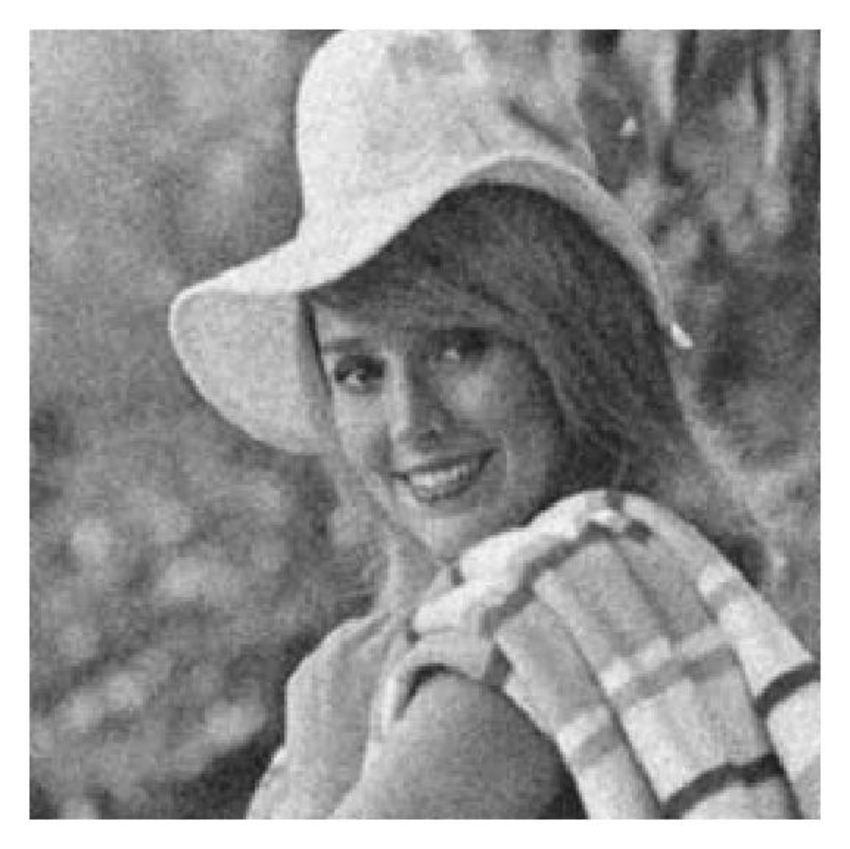
#> input picture noisy image.png, 850 x 849 px, given as the content of the folder dataset/, which was not available
$ jupyter execute --allow-errors Workshop_PCD_1_rev.ipynb   (text cells are left out)
#> lines starting #> are read from the running program, lines starting #| are printed output that depends on the picture; after the words box and inside, x2 and y2 are one past the last pixel; in counts of white or black regions, pixels touching at a corner belong together; pictures that were not available may be replaced by others from this repository, and a replacement may not be noted
[cell 1]
print("Name: Mikail Achmad")
print("ID Number: 24/542370/PA/23026")

[cell 2]
import numpy as np
import matplotlib.pyplot as plt
import os
import cv2
import wget
import zipfile

[cell 3]
wget.download("https://drive.google.com/uc?export=download&id=1IMCE-y6zrE8j4ZE-JwlElN5bhQ8xf_Kf", "dataset.zip")

[cell 4]
zip_path = "dataset.zip"
extract_to = "./"

#> (the rest of this cell did not finish here and is left out)

[cell 5]
def load_image(image_path):
#> called with image_path = '_only/noisy image.png'
  image = cv2.imread(image_path)
#> image is the input picture: shape (849, 850, 3); min 21, max 255, mean 152.2
  if image is None:
    print('Error: Could not load image.')
    return None, None
  Gray = cv2.imread(image_path, cv2.IMREAD_GRAYSCALE)
#> Gray: shape (849, 850); min 21, max 255, mean 152.2
  image = cv2.cvtColor(image,cv2.COLOR_BGR2RGB)
  return image, Gray

[cell 6]
from skimage.feature import hog

# HOG / image params
ORIENTATIONS = 9
PIXELS_PER_CELL = (8, 8)
CELLS_PER_BLOCK = (2, 2)

def extract_hog_features(image_gray):
  features, hog_image = hog(
      image_gray,
      orientations=ORIENTATIONS,
      pixels_per_cell=PIXELS_PER_CELL,
      cells_per_block=CELLS_PER_BLOCK,
      block_norm='L2-Hys',
      visualize=True,
      feature_vector=True
  )
  return features, hog_image

# Ganti ke LBP

[cell 7]
def crop_half_image(img, bottom=True):
#> called with bottom = True
  h = img.shape[0]
#> h = 849
  mid = h // 2
#> mid = 424
  if bottom:
    cropped = img[mid:, :]
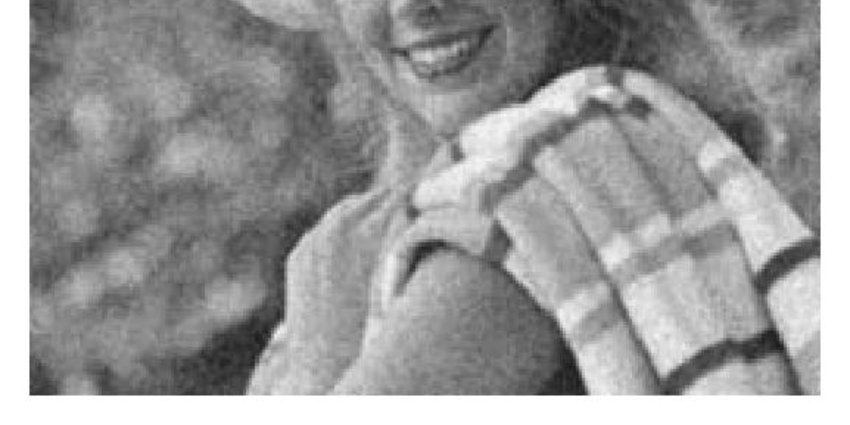
#> cropped: shape (425, 850); min 21, max 255, mean 155.2
  else:
    cropped = img[:mid, :]
  return cropped

[cell 8]
dataset_dir = 'dataset/'
IMAGE_SIZE = (64,64)
X = []
y = []
hog_img =[]
for root, dirs, files in os.walk(dataset_dir):
  print(root, dirs, files)
  for f in files:
    _, image_gray = load_image(os.path.join(root, f))
    img_crop = crop_half_image(image_gray, bottom=True)
    # jika crop menghasilkan area kosong atau sangat kecil, fallback ke citra penuh
    if img_crop is None or img_crop.size == 0 or img_crop.shape[0] < 4 or img_crop.shape[1] < 4:
      img_crop = image_gray # fallback
      # optional: print warning
      print(f"[WARN] Crop menghasilkan area kecil untuk {files}, menggunakan citra penuh.")
    roi_resized = cv2.resize(img_crop, IMAGE_SIZE, interpolation=cv2.INTER_AREA)
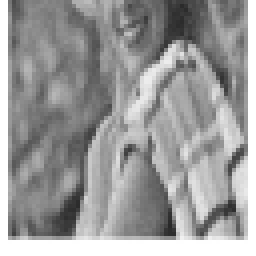
#> roi_resized: shape (64, 64) (shown 4 times larger); min 41, max 255, mean 155.2
    hog_feature, hog_maps = extract_hog_features(roi_resized)
#> in extract_hog_features, `features, hog_image = hog( image_gray, orientations=ORIENTATIONS, pixe..`: features = 1764 values, max 0.438 at index 0, min 0 at index 5, mean 0.129
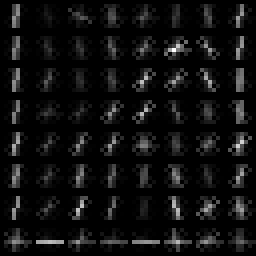
#> hog_maps: shape (64, 64) float64 (shown 4 times larger); min 0, max 60.95, mean 3.8; drawn with min black and max white
#> hog_feature has the same summary as features in extract_hog_features
    if hog_feature is None:
      continue
    hog_img.append(hog_maps)
    X.append(hog_feature)
    if root.split('/')[-1]=="without_mask":
      y.append(0)
    else:
      y.append(1)
# Move array conversion outside the loop
X = np.array(X)
y = np.array(y)
print(f"[INFO] Total sampel fitur: {X.shape[0]}, dimensi fitur: {X.shape[1]}")
#| [INFO] Total sampel fitur: 1, dimensi fitur: 1764
#> call 2 of load_image, with image_path = 'testing/mask1.png'
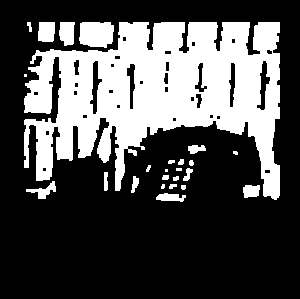
#> input picture salt and pepper Morfologi.png, 300 x 299 px, given in place of mask1.png, which was not available
#> in load_image, image is the input picture: shape (299, 300, 3); 31.5% white; 25 white regions (5 under 20 px), largest, box (x1, y1, x2, y2) and area: (24, 22, 280, 200) 25652, (79, 22, 114, 48) 786, (38, 22, 55, 42) 318

[cell 9]
from sklearn.model_selection import train_test_split

TEST_SIZE = 0.2
RANDOM_STATE = 42

#> (the rest of this cell did not finish here and is left out)

[cell 10]
from skimage import exposure

ncol = 4
nrow = 8
fig, axes = plt.subplots(nrow, ncol, figsize=(10, 2.5*nrow),subplot_kw={'xticks':[], 'yticks':[]})
#> (the rest of this cell did not finish here and is left out)

[cell 11]
from sklearn.preprocessing import StandardScaler
from sklearn.svm import SVC
from sklearn.metrics import classification_report, confusion_matrix

# scale fitur
scaler = StandardScaler()
#> (the rest of this cell did not finish here and is left out)

#> (a cell that did not finish here is left out)

[cell 13]
import joblib
MODEL_PATH = "svm_mas_200_bottom_half.pkl"
# simpan model + scaler
#> (the rest of this cell did not finish here and is left out)

[cell 14]
face_cascade = cv2.CascadeClassifier(cv2.data.haarcascades + 'haarcascade_frontalface_default.xml')

[cell 15]
def detect_faces(image_gray, scale_factor=1.1, min_neighbors=5, min_size=(30, 30)):
#> called with scale_factor = 1.1, min_neighbors = 5, min_size = (30, 30)
  faces = face_cascade.detectMultiScale(
      image_gray,
      scaleFactor=scale_factor,
      minNeighbors=min_neighbors,
      minSize=min_size
  )
#> faces = ()
  return faces

[cell 16]
def crop_faces(image_gray, faces, return_all=False):
  cropped_faces = []
  selected_faces = []
  if len(faces) > 0:
    if return_all:
      for x, y, w, h in faces:
        selected_faces.append((x, y, w, h))
        cropped_faces.append(image_gray[y:y+h, x:x+w])
    else:
      x, y, w, h = max(faces, key=lambda rect: rect[2] * rect[3])
      selected_faces.append((x, y, w, h))
      cropped_faces.append(image_gray[y:y+h, x:x+w])
  return cropped_faces, selected_faces

[cell 17]
def feature_extraction_for_test(image_gray):
  features, hog_maps = [],[]
  faces = detect_faces(image_gray)
#> faces = ()
  cropped_face, _ = crop_faces(image_gray, faces)
#> cropped_face = []
#> `faces = face_cascade.detectMultiScale(gray, 1.1, 5, minSize=(60,60))`: faces = [[674, 99, 104, 104]]
  if cropped_face is None:
    print("wajah tidak terdeteksi..")
    return features, hog_maps
  else:
    img_crop = crop_half_image(cropped_face[0], bottom=True)
    # jika crop menghasilkan area kosong atau sangat kecil, fallback ke citra penuh
    if img_crop is None or img_crop.size == 0 or img_crop.shape[0]<4 or img_crop.shape[1]<4:
      img_crop = cropped_face[0] # fallback
      # optional: print warning
      print(f"[WARN] Crop menghasilkan area kecil untuk {files}, menggunakan citra penuh.")
    roi_resized = cv2.resize(img_crop, IMAGE_SIZE, interpolation=cv2.INTER_AREA)
    features, hog_maps = extract_hog_features(roi_resized)
    features = np.array(features)
    features = features.reshape(1, -1)
    return features, hog_maps

[cell 18]
import joblib
# [17 lines left out: function predict_image, not called in this run]

[cell 19]
# [40 lines left out: functions draw_text, draw_result, not called in this run]

[cell 20]
TESTING_IMAGE = "testing/mask1.png"
hog_feature, hog_maps = [],[]
image_rgb, image_gray = load_image(TESTING_IMAGE)
#> (the rest of this cell did not finish here and is left out)

[cell 21]
import cv2
import joblib
from skimage.feature import hog

# ------- KONFIG -------
FACE_CASCADE = "haarcascade_frontalface_default.xml"
NOSE_CASCADE = "haarcascade_mcs_nose.xml"
MODEL_FILE = "svm_mask_200_bottom_half.pkl"
VIDEO_SRC = 0

IMAGE_SIZE = (64, 64)
HOG_PARAMS = dict(orientations=9, pixels_per_cell=(8,8), cells_per_block=(2,2),
                  block_norm='L2-Hys', visualize=False, feature_vector=True)

#> (a cell that did not finish here is left out)

[cell 23]
def extract_hog(img):
  return hog(img, **HOG_PARAMS).reshape(1, -1)

# [10 lines left out: function predict_from_roi, not called in this run]

[cell 24]
cap = cv2.VideoCapture(VIDEO_SRC)

#> (a cell that did not finish here is left out)

[cell 26]
# ------- BACA VIDEO -------
cap = cv2.VideoCapture(VIDEO_SRC)

#> (the rest of this cell did not finish here and is left out)

[cell 27]
# contoh pengecekan
cap = cv2.VideoCapture(VIDEO_SRC)
print("VIDEO_SRC:", VIDEO_SRC)
print("cap opened:", cap.isOpened())
print("face cascade loaded:", not face_cascade.empty())
#> (the rest of this cell did not finish here and is left out)

[cell 28]
# diagnostic: test camera indices and backends (Windows)
import cv2

def try_open(idx, api):
#> called with idx = 0, api = 700
    cap = cv2.VideoCapture(idx, api)
    ok = cap.isOpened()
    frame_ok = False
    if ok:
        ret, frame = cap.read()
        frame_ok = bool(ret and frame is not None)
#> frame_ok = True
    cap.release()
    return ok, frame_ok

backends = {
    "CAP_DSHOW": getattr(cv2, "CAP_DSHOW", None),
    "CAP_MSMF": getattr(cv2, "CAP_MSMF", None),
    "CAP_ANY" : getattr(cv2, "CAP_ANY", None)
}

print("Testing camera indices 0..4 with different backends:")
for name, api in backends.items():
    if api is None:
        print(f"{name}: not available in this OpenCV build")
        continue
    print(f"--- backend: {name} ---")
    for i in range(5):
        opened, frame_ok = try_open(i, api)
#> opened = True; frame_ok = True
        print(f"index {i}: opened={opened}, frame_read={frame_ok}")
#| index 0: opened=True, frame_read=True
    print()
